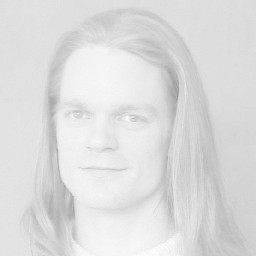
#> input picture dip/assignment-2-hugthebee/Images/low.png, 256 x 256 px, found by its file name
$ jupyter execute 4.ipynb
#> lines starting #> are read from the running program, lines starting #| are printed output that depends on the picture
#> further down, img is the input picture: shape (256, 256, 3); min 143, max 253, mean 220.5
[cell 1]
import cv2 as cv
import numpy as np

def histEqualization(img):
    grey = img[:,:,0] # all channels in greyscale image is same
    height = img.shape[0]
#> height = 256
    width = img.shape[1]
#> width = 256

    #calculate frequency of elements using numpy array
    uni,freq = np.unique(grey,return_counts = True)
#> uni = 51 values from 143 to 253; freq = 51 values, max 6785 at index 34, min 1 at index 0, mean 1285

    pdf = freq/(height*width) #calculating probability of unique frequencies
#> pdf = 51 values, max 0.104 at index 34, min 1.53e-05 at index 0, mean 0.0196
    cdf = np.cumsum(pdf)
#> cdf = 51 values from 1.53e-05 to 1
    result = np.round(254 * cdf)
#> result = 51 values from 0 to 254

    size = uni.shape[0]
#> size = 51
    for i in range(size):
        grey[grey == uni[i]] = result[i] #map the old intensities to the new intensity range
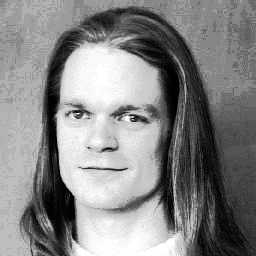
#> grey: shape (256, 256); min 0, max 254, mean 133.2

    grey = np.stack((grey,grey,grey),axis=2) #stacking the channels together
#> grey: shape (256, 256, 3)
    return grey

[cell 2]
import matplotlib.pyplot as plt
import os

os.chdir("../images")
img = cv.imread("../images/low.png")
result = histEqualization(img)
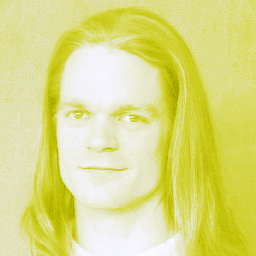
#> img: shape (256, 256, 3); mean B, G, R 133.2, 220.5, 220.5

cv.imwrite("high.png",result)
plt.imshow(result)
